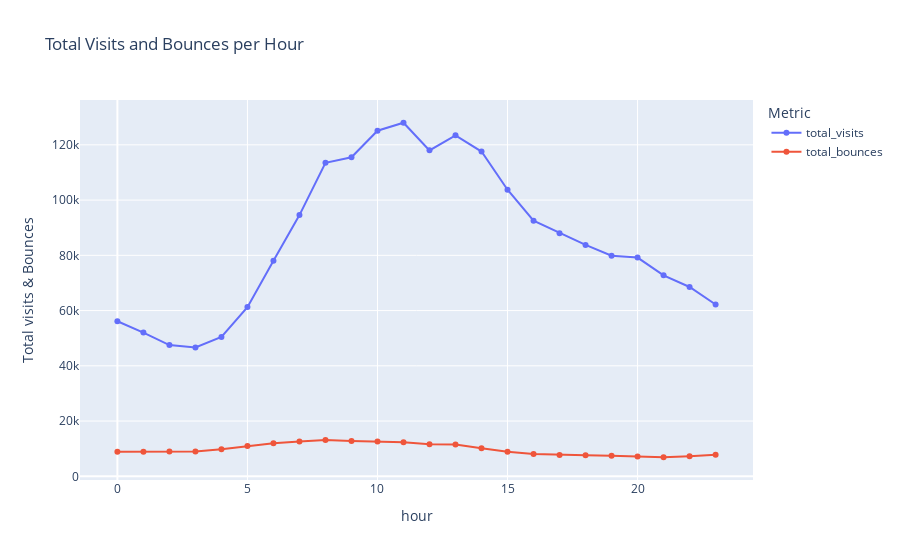

The cell this chart's notebook holds for it:
### Code cell
# Melt the DataFrame to long format for Plotly express
df_melted = df.melt(id_vars=['hour'], value_vars=['total_visits', 'total_bounces'],
                    var_name='metric', value_name='value')

# Create the line plot
fig = px.line(df_melted, x='hour', y='value', color='metric', markers=True,
              title='Total Visits and Bounces per Hour',
              labels={'value': 'Total visits & Bounces', 'metric': 'Metric'})

# Show the plot
fig.show()

### Figure 1 — Plotly figure (JSON) as saved in the notebook; plotly's stock layout.template omitted (floating-point values rounded to 4 significant figures)
{"data": [{"hovertemplate": "Metric=total_visits<br>hour=%{x}<br>Total visits & Bounces=%{y}<extra></extra>", "legendgroup": "total_visits", "line": {"color": "#636efa", "dash": "solid"}, "marker": {"symbol": "circle"}, "mode": "markers+lines", "name": "total_visits", "orientation": "h", "showlegend": true, "type": "scatter", "x": [0, 1, 2, 3, 4, 5, 6, 7, 8, 9, 10, 11, 12, 13, 14, 15, 16, 17, 18, 19, 20, 21, 22, 23], "xaxis": "x", "y": [56146, 52034, 47505, 46638, 50468, 61250, 78041, 94571, 113495, 115480, 125113, 127995, 117996, 123429, 117578, 103746, 92542, 88012, 83764, 79850, 79197, 72762, 68545, 62190], "yaxis": "y"}, {"hovertemplate": "Metric=total_bounces<br>hour=%{x}<br>Total visits & Bounces=%{y}<extra></extra>", "legendgroup": "total_bounces", "line": {"color": "#EF553B", "dash": "solid"}, "marker": {"symbol": "circle"}, "mode": "markers+lines", "name": "total_bounces", "orientation": "h", "showlegend": true, "type": "scatter", "x": [0, 1, 2, 3, 4, 5, 6, 7, 8, 9, 10, 11, 12, 13, 14, 15, 16, 17, 18, 19, 20, 21, 22, 23], "xaxis": "x", "y": [8930, 8916, 9020, 9000, 9777, 10960, 11997, 12603, 13154, 12771, 12638, 12325, 11590, 11532, 10194, 8871, 8082, 7753, 7627, 7411, 7203, 6903, 7295, 7833], "yaxis": "y"}], "layout": {"legend": {"title": {"text": "Metric"}, "tracegroupgap": 0}, "title": {"text": "Total Visits and Bounces per Hour"}, "xaxis": {"anchor": "y", "domain": [0, 1], "title": {"text": "hour"}}, "yaxis": {"anchor": "x", "domain": [0, 1], "title": {"text": "Total visits & Bounces"}}}}
